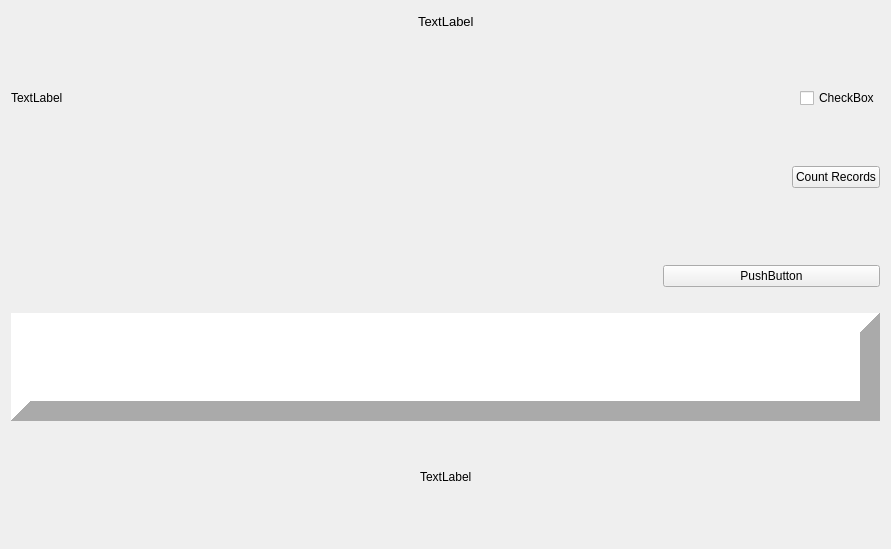
<?xml version="1.0" encoding="UTF-8"?>
<ui version="4.0">
 <class>Form</class>
 <widget class="QWidget" name="Form">
  <property name="geometry">
   <rect>
    <x>0</x>
    <y>0</y>
    <width>891</width>
    <height>549</height>
   </rect>
  </property>
  <property name="windowTitle">
   <string>Form</string>
  </property>
  <layout class="QVBoxLayout" name="verticalLayout_2">
   <item>
    <layout class="QVBoxLayout" name="verticalLayout">
     <item>
      <layout class="QHBoxLayout" name="horizontalLayout_3" stretch="0,0,0">
       <item>
        <spacer name="horizontalSpacer_3">
         <property name="orientation">
          <enum>Qt::Horizontal</enum>
         </property>
         <property name="sizeHint" stdset="0">
          <size>
           <width>40</width>
           <height>20</height>
          </size>
         </property>
        </spacer>
       </item>
       <item>
        <widget class="QLabel" name="label">
         <property name="font">
          <font>
           <pointsize>10</pointsize>
          </font>
         </property>
         <property name="text">
          <string>TextLabel</string>
         </property>
        </widget>
       </item>
       <item>
        <spacer name="horizontalSpacer_4">
         <property name="orientation">
          <enum>Qt::Horizontal</enum>
         </property>
         <property name="sizeHint" stdset="0">
          <size>
           <width>40</width>
           <height>20</height>
          </size>
         </property>
        </spacer>
       </item>
      </layout>
     </item>
     <item>
      <spacer name="verticalSpacer_3">
       <property name="orientation">
        <enum>Qt::Vertical</enum>
       </property>
       <property name="sizeHint" stdset="0">
        <size>
         <width>20</width>
         <height>40</height>
        </size>
       </property>
      </spacer>
     </item>
     <item>
      <layout class="QHBoxLayout" name="horizontalLayout">
       <item>
        <widget class="QLabel" name="labelText">
         <property name="text">
          <string>TextLabel</string>
         </property>
        </widget>
       </item>

       <item>
        <spacer name="horizontalSpacer_5">
         <property name="orientation">
          <enum>Qt::Horizontal</enum>
         </property>
         <property name="sizeHint" stdset="0">
          <size>
           <width>40</width>
           <height>20</height>
          </size>
         </property>
        </spacer>
       </item>
       <item>
        <widget class="QCheckBox" name="checkBox">
         <property name="text">
          <string>CheckBox</string>
         </property>
        </widget>
       </item>
      </layout>
     </item>
<!-- Vertical space above button and below checkout -->
     <item>
      <spacer name="verticalSpacer_3">
       <property name="orientation">
        <enum>Qt::Vertical</enum>
       </property>
       <property name="sizeHint" stdset="0">
        <size>
         <width>20</width>
         <height>40</height>
        </size>
       </property>
      </spacer>
     </item>

<!-- This is the first screen layout for count button -->
      <item>
      <layout class="QHBoxLayout" name="horizontalLayout">
<!--        <item>
        <widget class="QLabel" name="labelText">
         <property name="text">
          <string>TextLabel</string>
         </property>
        </widget>
       </item> -->

       <item>
        <spacer name="horizontalSpacer_5">
         <property name="orientation">
          <enum>Qt::Horizontal</enum>
         </property>
         <property name="sizeHint" stdset="0">
          <size>
           <width>40</width>
           <height>20</height>
          </size>
         </property>
        </spacer>
       </item>
       <item>
        <widget class="QPushButton" name="Count_Button">
         <property name="text">
          <string>Count Records</string>
         </property>
        </widget>
       </item>
      </layout>
     </item>


     <item>
      <spacer name="verticalSpacer_2">
       <property name="orientation">
        <enum>Qt::Vertical</enum>
       </property>
       <property name="sizeHint" stdset="0">
        <size>
         <width>20</width>
         <height>40</height>
        </size>
       </property>
      </spacer>
     </item>
     <item>
      <layout class="QVBoxLayout" name="horizontalLayout_2" stretch="0,0,0,0,0">
       <item>
        <spacer name="horizontalSpacer_2">
         <property name="orientation">
          <enum>Qt::Horizontal</enum>
         </property>
         <property name="sizeHint" stdset="0">
          <size>
           <width>40</width>
           <height>20</height>
          </size>
         </property>
        </spacer>
       </item>
       <item>
          <layout class="QHBoxLayout" name="horizontalLayout_4">
           <item>
            <spacer name="horizontalSpacer_7">
             <property name="orientation">
              <enum>Qt::Horizontal</enum>
             </property>
             <property name="sizeHint" stdset="0">
              <size>
               <width>40</width>
               <height>20</height>
              </size>
             </property>
            </spacer>
           </item>
           <item>
            <spacer name="horizontalSpacer_7">
             <property name="orientation">
              <enum>Qt::Horizontal</enum>
             </property>
             <property name="sizeHint" stdset="0">
              <size>
               <width>40</width>
               <height>20</height>
              </size>
             </property>
            </spacer>
           </item>
            <item>
            <spacer name="horizontalSpacer_7">
             <property name="orientation">
              <enum>Qt::Horizontal</enum>
             </property>
             <property name="sizeHint" stdset="0">
              <size>
               <width>40</width>
               <height>20</height>
              </size>
             </property>
            </spacer>
           </item>
            <item>
            <widget class="QPushButton" name="pBtnNone">
             <property name="sizePolicy">
              <sizepolicy hsizetype="Expanding" vsizetype="Expanding">
               <horstretch>0</horstretch>
               <verstretch>0</verstretch>
              </sizepolicy>
              </property>
              <property name="sizeHint" stdset="0">
                <size>
                  <width> 200</width>
                  <height>220</height>
                </size>
             </property>
             <property name="text">
              <string>PushButton</string>
             </property>
            </widget>
           </item>

          </layout>
        </item>
       <item>
        <spacer name="horizontalSpacer_faisal1">
         <property name="orientation">
          <enum>Qt::Horizontal</enum>
         </property>
         <property name="sizeHint" stdset="0">
          <size>
           <width>40</width>
           <height>20</height>
          </size>
         </property>
        </spacer>
       </item>      

       <item>
        <widget class="QTableView" name="tableView">
         <property name="sizePolicy">
          <sizepolicy hsizetype="Expanding" vsizetype="Expanding">
           <horstretch>0</horstretch>
           <verstretch>0</verstretch>
          </sizepolicy>
         </property>
         <property name="font">
          <font>
           <family>Arial</family>
           <pointsize>10</pointsize>
          </font>
         </property>
         <property name="cursor" stdset="0">
          <cursorShape>OpenHandCursor</cursorShape>
         </property>
         <property name="autoFillBackground">
          <bool>true</bool>
         </property>
         <property name="styleSheet">
          <string notr="true">QTableView, QHeaderView, QTableView::item {
	background: white;
}

<!-- QTableView::item:alternate {
    background: rgb(209, 231, 254);
}
 -->
QTableView::item:selected { 
    color: black;
    background:#ccdfed;
    <!-- background: qlineargradient(  x1: 0, y1: 0, x2: 0, y2: 1,   stop: 0 #FAFBFE,  stop: 1 #DCDEF1); -->
}

QHeaderView::section:horizontal, QTableCornerButton::section {
  background-color: white;
  color:black;
    <!-- background-color: qlineargradient(spread:reflect,  x1:0, y1:0, x2:0, y2:1,  stop:0 rgba(255, 255, 255, 255), stop:1 rgba(164, 164, 164, 255)); -->
	border: 1px solid rgb(153, 153, 153);
    border-width: 0 1px 1px 0;
}

QHeaderView::section:vertical {
	background: #DDD;
	border: 1px solid rgb(153, 153, 153);
    border-width: 0 1px 1px 0;
}</string>
         </property>
         <property name="frameShape">
          <enum>QFrame::Panel</enum>
         </property>
         <property name="frameShadow">
          <enum>QFrame::Raised</enum>
         </property>
         <property name="lineWidth">
          <number>20</number>
         </property>
         <property name="midLineWidth">
          <number>0</number>
         </property>
         <property name="verticalScrollBarPolicy">
          <enum>Qt::ScrollBarAsNeeded</enum>
         </property>
         <property name="horizontalScrollBarPolicy">
          <enum>Qt::ScrollBarAsNeeded</enum>
         </property>
         <property name="sizeAdjustPolicy">
          <enum>QAbstractScrollArea::AdjustToContents</enum>
         </property>
         <property name="alternatingRowColors">
          <bool>false</bool>
         </property>
         <property name="selectionMode">
          <enum>QAbstractItemView::SingleSelection</enum>
         </property>
         <property name="selectionBehavior">
          <enum>QAbstractItemView::SelectColumns</enum>
         </property>
         <property name="textElideMode">
          <enum>Qt::ElideMiddle</enum>
         </property>
         <property name="gridStyle">
          <enum>Qt::SolidLine</enum>
         </property>
         <property name="sortingEnabled">
          <bool>false</bool>
         </property>
         <property name="wordWrap">
          <bool>false</bool>
         </property>
         <property name="cornerButtonEnabled">
          <bool>false</bool>
         </property>
         <attribute name="horizontalHeaderCascadingSectionResizes">
          <bool>false</bool>
         </attribute>
         <attribute name="horizontalHeaderMinimumSectionSize">
          <number>40</number>
         </attribute>
         <attribute name="horizontalHeaderDefaultSectionSize">
          <number>45</number>
         </attribute>
         <attribute name="horizontalHeaderShowSortIndicator" stdset="0">
          <bool>false</bool>
         </attribute>
         <attribute name="horizontalHeaderStretchLastSection">
          <bool>false</bool>
         </attribute>
         <attribute name="verticalHeaderCascadingSectionResizes">
          <bool>true</bool>
         </attribute>
         <attribute name="verticalHeaderMinimumSectionSize">
          <number>40</number>
         </attribute>
         <attribute name="verticalHeaderDefaultSectionSize">
          <number>45</number>
         </attribute>
         <attribute name="verticalHeaderStretchLastSection">
          <bool>false</bool>
         </attribute>
        </widget>
       </item>
       <item>
        <spacer name="horizontalSpacer">
         <property name="orientation">
          <enum>Qt::Horizontal</enum>
         </property>
         <property name="sizeHint" stdset="0">
          <size>
           <width>40</width>
           <height>20</height>
          </size>
         </property>
        </spacer>
       </item>
<!--        <item>
        <widget class="QLabel" name="labelPhoto">
         <property name="text">
          <string>TextLabel</string>
         </property>
        </widget>
       </item -->>
       <item>
        <spacer name="horizontalSpacer_8">
         <property name="orientation">
          <enum>Qt::Horizontal</enum>
         </property>
         <property name="sizeHint" stdset="0">
          <size>
           <width>40</width>
           <height>20</height>
          </size>
         </property>
        </spacer>
       </item>
      </layout>
     </item>
     <item>
      <layout class="QHBoxLayout" name="horizontalLayout_4">
       <item>
        <spacer name="horizontalSpacer_7">
         <property name="orientation">
          <enum>Qt::Horizontal</enum>
         </property>
         <property name="sizeHint" stdset="0">
          <size>
           <width>40</width>
           <height>20</height>
          </size>
         </property>
        </spacer>
       </item>
       <item>
        <widget class="QLabel" name="labelPhoto">
         <property name="text">
          <string>TextLabel</string>
         </property>
        </widget>
       </item>
       <item>
        <spacer name="horizontalSpacer_6">
         <property name="orientation">
          <enum>Qt::Horizontal</enum>
         </property>
         <property name="sizeHint" stdset="0">
          <size>
           <width>40</width>
           <height>20</height>
          </size>
         </property>
        </spacer>
       </item>
      </layout>
     </item>
     <item>
      <spacer name="verticalSpacer">
       <property name="orientation">
        <enum>Qt::Vertical</enum>
       </property>
       <property name="sizeHint" stdset="0">
        <size>
         <width>20</width>
         <height>40</height>
        </size>
       </property>
      </spacer>
     </item>
    </layout>
   </item>
  </layout>
 </widget>
 <resources/>
 <connections/>
</ui>
